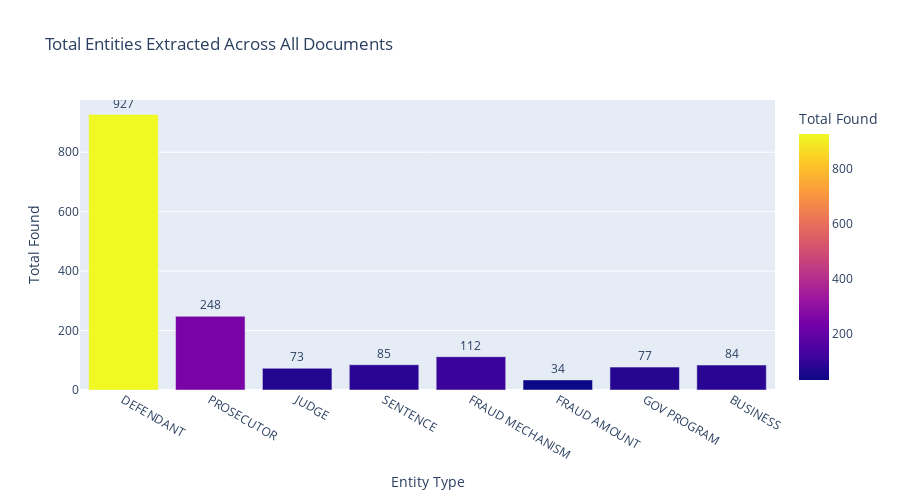
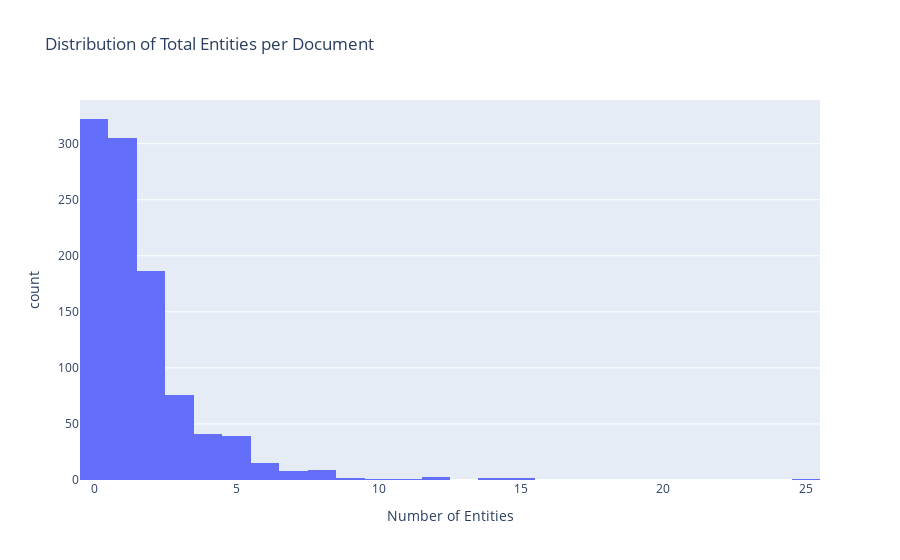

Notebook code for these charts, in order:
### Markdown cell above
### 7.1 Visualize Batch Processing Results

### Code cell
# Visualize entity extraction across all processed documents

# Calculate total entities found per type
entity_cols = [col for col in test_results_df.columns if col.endswith('_count')]
entity_totals = test_results_df[entity_cols].sum()

entity_summary = pd.DataFrame({
    'Entity Type': [col.replace('_count', '') for col in entity_cols],
    'Total Found': entity_totals.values
})

# Create bar chart
fig = px.bar(
    entity_summary,
    x='Entity Type',
    y='Total Found',
    title='Total Entities Extracted Across All Documents',
    color='Total Found',
    color_continuous_scale='plasma',
    text='Total Found'
)
fig.update_traces(textposition='outside')
fig.update_layout(height=500)
fig.show()

# Distribution of entities per document
fig2 = px.histogram(
    test_results_df,
    x='total_entities',
    title='Distribution of Total Entities per Document',
    labels={'total_entities': 'Number of Entities', 'count': 'Number of Documents'},
    nbins=30
)
fig2.show()

# Correlation heatmap between entity types
entity_corr = test_results_df[entity_cols].corr()
entity_corr.index = [col.replace('_count', '') for col in entity_cols]
entity_corr.columns = [col.replace('_count', '') for col in entity_cols]

fig3 = px.imshow(
    entity_corr,
    title='Entity Co-occurrence Correlation Matrix',
    color_continuous_scale='RdBu',
    aspect='auto',
    text_auto='.2f'
)
fig3.update_layout(height=600)
fig3.show()

### Figure 1 — Plotly figure (JSON) as saved in the notebook; plotly's stock layout.template omitted (floating-point values rounded to 4 significant figures)
{"data": [{"hovertemplate": "Entity Type=%{x}<br>Total Found=%{marker.color}<extra></extra>", "legendgroup": "", "marker": {"color": [927, 248, 73, 85, 112, 34, 77, 84], "coloraxis": "coloraxis", "pattern": {"shape": ""}}, "name": "", "orientation": "v", "showlegend": false, "text": [927.0, 248.0, 73.0, 85.0, 112.0, 34.0, 77.0, 84.0], "textposition": "outside", "type": "bar", "x": ["DEFENDANT", "PROSECUTOR", "JUDGE", "SENTENCE", "FRAUD MECHANISM", "FRAUD AMOUNT", "GOV PROGRAM", "BUSINESS"], "xaxis": "x", "y": [927, 248, 73, 85, 112, 34, 77, 84], "yaxis": "y"}], "layout": {"barmode": "relative", "coloraxis": {"colorbar": {"title": {"text": "Total Found"}}, "colorscale": [[0, "#0d0887"], [0.1111, "#46039f"], [0.2222, "#7201a8"], [0.3333, "#9c179e"], [0.4444, "#bd3786"], [0.5556, "#d8576b"], [0.6667, "#ed7953"], [0.7778, "#fb9f3a"], [0.8889, "#fdca26"], [1, "#f0f921"]]}, "height": 500, "legend": {"tracegroupgap": 0}, "title": {"text": "Total Entities Extracted Across All Documents"}, "xaxis": {"anchor": "y", "domain": [0, 1], "title": {"text": "Entity Type"}}, "yaxis": {"anchor": "x", "domain": [0, 1], "title": {"text": "Total Found"}}}}

### Figure 2 — Plotly figure (JSON) as saved in the notebook; plotly's stock layout.template omitted (floating-point values rounded to 4 significant figures; data arrays with more than 128 entries replaced by an {"elided": "..."} marker saying what was removed)
{"data": [{"bingroup": "x", "hovertemplate": "Number of Entities=%{x}<br>count=%{y}<extra></extra>", "legendgroup": "", "marker": {"color": "#636efa", "pattern": {"shape": ""}}, "name": "", "nbinsx": 30, "orientation": "v", "showlegend": false, "type": "histogram", "x": {"elided": "1013 int values"}, "xaxis": "x", "yaxis": "y"}], "layout": {"barmode": "relative", "legend": {"tracegroupgap": 0}, "title": {"text": "Distribution of Total Entities per Document"}, "xaxis": {"anchor": "y", "domain": [0, 1], "title": {"text": "Number of Entities"}}, "yaxis": {"anchor": "x", "domain": [0, 1], "title": {"text": "count"}}}}
